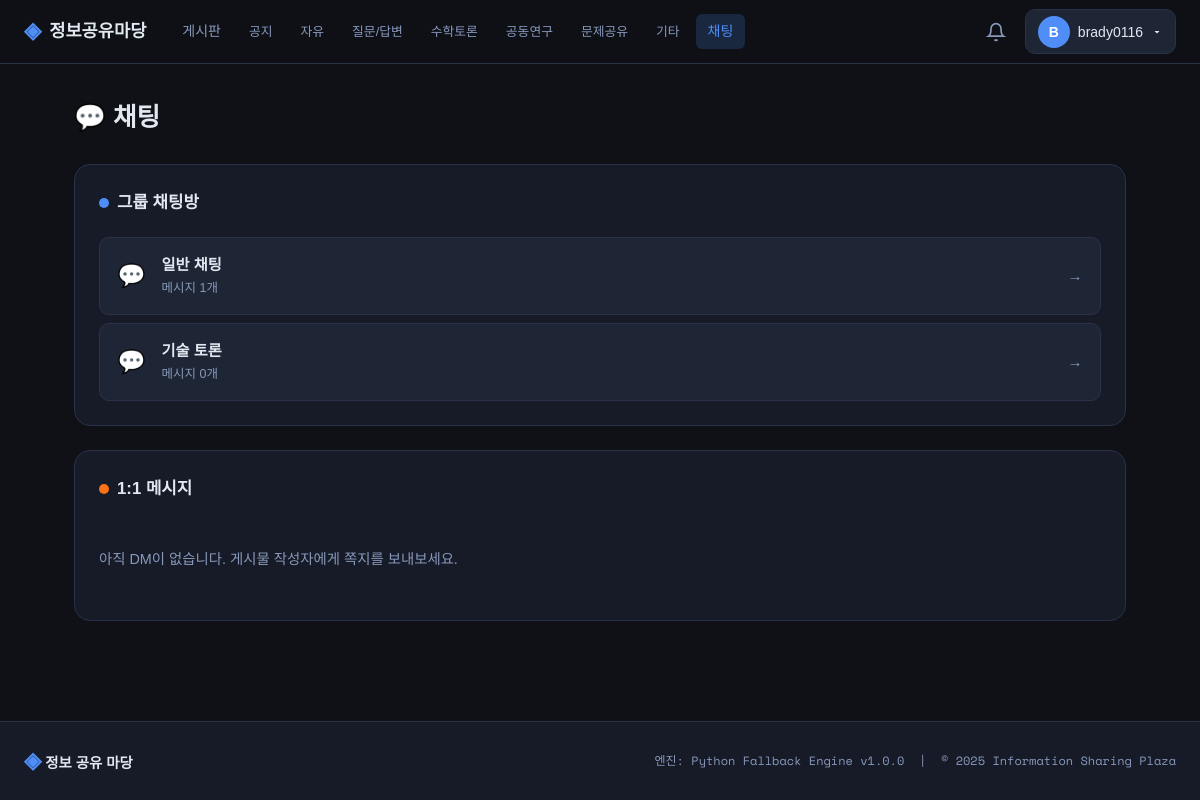
The page /chat (signed in) on the database its author committed.
### tables this page shows
CREATE TABLE users (
            id          INTEGER PRIMARY KEY AUTOINCREMENT,
            username    TEXT    NOT NULL UNIQUE,
            email       TEXT    NOT NULL UNIQUE,
            password_hash TEXT  NOT NULL,
            salt        TEXT    NOT NULL,
            avatar      TEXT    DEFAULT 'default.png',
            bio         TEXT    DEFAULT '',
            role        TEXT    DEFAULT 'user',
            is_active   INTEGER DEFAULT 1,
            fail_count  INTEGER DEFAULT 0,
            locked_until INTEGER DEFAULT 0,
            created_at  INTEGER NOT NULL,
            last_login  INTEGER DEFAULT 0
        );

CREATE TABLE chat_rooms (
            id          INTEGER PRIMARY KEY AUTOINCREMENT,
            name        TEXT    NOT NULL,
            type        TEXT    DEFAULT 'group',   -- 'group' or 'dm'
            created_by  INTEGER NOT NULL,
            created_at  INTEGER NOT NULL
        );

### app.py (the view)
@app.route("/chat")
@login_required
def chat():
    rooms = query_db(
        "SELECT r.*, COUNT(m.id) as msg_count "
        "FROM chat_rooms r "
        "LEFT JOIN chat_messages m ON m.room_id=r.id "
        "WHERE r.type='group' "
        "GROUP BY r.id ORDER BY r.created_at ASC"
    )
    dm_rooms = query_db(
        "SELECT r.*, u.username as other_user "
        "FROM chat_rooms r "
        "JOIN chat_members cm ON cm.room_id=r.id AND cm.user_id=? "
        "JOIN chat_members cm2 ON cm2.room_id=r.id AND cm2.user_id!=? "
        "JOIN users u ON u.id=cm2.user_id "
        "WHERE r.type='dm'",
        (session["user_id"], session["user_id"])
    )
    return render_template("chat.html", rooms=rooms, dm_rooms=dm_rooms)

### app.py (called while the page is built)
def get_db():
    if "db" not in g:
        g.db = sqlite3.connect(
            app.config["DATABASE"],
            detect_types=sqlite3.PARSE_DECLTYPES,
        )
        g.db.row_factory = sqlite3.Row
        g.db.execute("PRAGMA journal_mode=WAL")
        g.db.execute("PRAGMA foreign_keys=ON")
    return g.db

def query_db(sql, args=(), one=False):
    cur = get_db().execute(sql, args)
    rv = cur.fetchall()
    return (rv[0] if rv else None) if one else rv

def login_required(f):
    @wraps(f)
    def decorated(*args, **kwargs):
        if "user_id" not in session:
            flash("로그인이 필요합니다.", "warning")
            return redirect(url_for("login", next=request.url))
        return f(*args, **kwargs)
    return decorated

@app.context_processor
def inject_globals():
    user = None
    notif_count = 0
    if "user_id" in session:
        user = query_db("SELECT * FROM users WHERE id=?", (session["user_id"],), one=True)
        notif_count = query_db(
            "SELECT COUNT(*) as c FROM notifications WHERE user_id=? AND is_read=0",
            (session["user_id"],), one=True
        )
        notif_count = notif_count["c"] if notif_count else 0
    return dict(
        current_user=user,
        notif_count=notif_count,
        categories=CATEGORIES,
        engine_ver=engine_version(),
        now=datetime.datetime.now(),
    )

### modules/engine_wrapper.py (called while the page is built)
def engine_version():
    if ENGINE_AVAILABLE:
        return _lib.engine_version().decode("utf-8")
    return "Python Fallback Engine v1.0.0"

### templates/chat.html (shortened to what this page needs)
{% extends "base.html" %}
{% block content %}
<div class="page-container">
  <h1 class="page-title">💬 채팅</h1>
  <div class="chat-lobby">
    <section class="section-card">
      <div class="section-head">
        <h2 class="section-title"><span class="dot dot-blue"></span> 그룹 채팅방</h2>
      </div>
      <div class="room-grid">
        {% for room in rooms %}
        <a href="{{ url_for('chat_room', room_id=room.id) }}" class="room-card">
          <div class="room-icon">💬</div>
          <div class="room-info">
            <strong>{{ room.name }}</strong>
            <span class="room-meta">메시지 {{ room.msg_count }}개</span>
          </div>
          <span class="room-arrow">→</span>
        </a>
        {% endfor %}
      </div>
    </section>
    <section class="section-card">
      <div class="section-head">
        <h2 class="section-title"><span class="dot dot-orange"></span> 1:1 메시지</h2>
      </div>
      {% if dm_rooms %}
      <div class="room-grid">
        {% for room in dm_rooms %}
        <a href="{{ url_for('chat_room', room_id=room.id) }}" class="room-card">
          <div class="room-icon">👤</div>
          <div class="room-info">
            <strong>{{ room.other_user }}</strong>
            <span class="room-meta">DM</span>
          </div>
          <span class="room-arrow">→</span>
        </a>
        {% endfor %}
      </div>
      {% else %}
      <p class="empty-msg">아직 DM이 없습니다. 게시물 작성자에게 쪽지를 보내보세요.</p>
      {% endif %}
    </section>
  </div>
</div>
{% endblock %}

### templates/base.html (shortened to what this page needs)
<!DOCTYPE html>
<html lang="ko">
<head>
  <link rel="stylesheet" href="{{ url_for('static', filename='css/main.css') }}">
</head>
<body>
<header class="topbar">
  <div class="topbar-inner">
    <a href="{{ url_for('index') }}" class="brand">
      <span class="brand-symbol">◈</span>
      <span class="brand-text">정보공유마당</span>
    </a>
    <nav class="main-nav">
      <a href="{{ url_for('board') }}" class="nav-link {% if request.endpoint and request.endpoint == 'board' %}active{% endif %}">게시판</a>
      {% for cat in categories %}
      <a href="{{ url_for('board', category=cat) }}" class="nav-link nav-cat">{{ cat }}</a>
      {% endfor %}
      <a href="{{ url_for('chat') }}" class="nav-link {% if request.endpoint and 'chat' in request.endpoint %}active{% endif %}">채팅</a>
    </nav>
    <div class="topbar-right">
      {% if current_user %}
        <a href="{{ url_for('notifications') }}" class="notif-bell">
          <svg width="20" height="20" viewBox="0 0 24 24" fill="none" stroke="currentColor" stroke-width="2"><path d="M18 8A6 6 0 0 0 6 8c0 7-3 9-3 9h18s-3-2-3-9"/><path d="M13.73 21a2 2 0 0 1-3.46 0"/></svg>
        </a>
        <div class="user-menu">
          <button class="user-btn">
            <span class="avatar-circle">{{ current_user.username[0]|upper }}</span>
            <span class="username-text">{{ current_user.username }}</span>
            <svg width="12" height="12" viewBox="0 0 24 24" fill="currentColor"><path d="M7 10l5 5 5-5z"/></svg>
          </button>
        </div>
      {% else %}
        <a href="{{ url_for('login') }}" class="btn btn-ghost">로그인</a>
        <a href="{{ url_for('register') }}" class="btn btn-primary">회원가입</a>
      {% endif %}
    </div>
  </div>
</header>
<main class="main-content">
  {% block content %}{% endblock %}
</main>
<footer class="footer">
  <div class="footer-inner">
    <div class="footer-brand">
      <span class="brand-symbol">◈</span> 정보 공유 마당
    </div>
    <div class="footer-meta">
      엔진: {{ engine_ver }} &nbsp;|&nbsp; © 2025 Information Sharing Plaza
    </div>
  </div>
</footer>
</body>
</html>

### rows shown on the page
users: username "B", username "brady0116"
chat_rooms: name "일반 채팅", msg_count "1"
chat_rooms: name "기술 토론", msg_count "0"

### other values the page prints
{{ cat }} "공지" "자유" "질문/답변" "수학토론" "공동연구" "문제공유" "기타"
{{ engine_ver }} "Python Fallback Engine v1.0.0"
